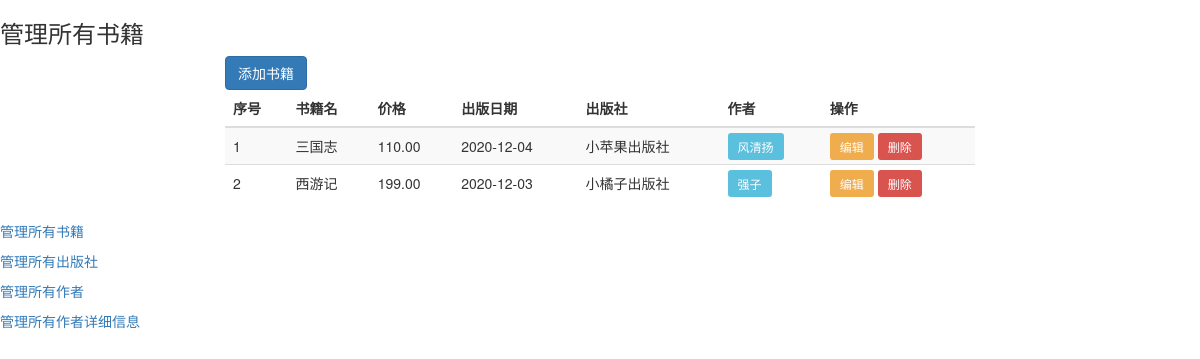
Before: / with the older database file.
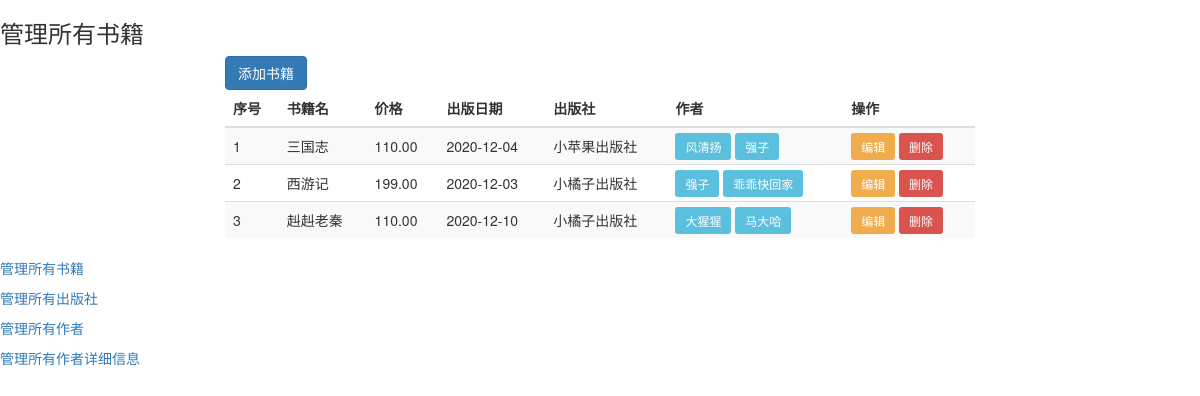
After: the same page with the newer database file.
### book/models.py (models this page shows, shortened)
class Book(models.Model):
    title = models.CharField(max_length=32)
    pub_date = models.DateTimeField()
    price = models.DecimalField(max_digits=9, decimal_places=2)  # 9999999.99
    keep_nums = models.IntegerField(default=0)      # 收藏数
    comment_nums = models.IntegerField(default=0)   # 评论数
    publish = models.ForeignKey(to="Publish", on_delete=models.CASCADE)  # 级联删除
    authors = models.ManyToManyField(to='Author')

class Publish(models.Model):
    name = models.CharField(max_length=32)
    city = models.CharField(max_length=32)
    email = models.EmailField()

class Author(models.Model):
    name = models.CharField(max_length=32)
    age = models.IntegerField()
    author_detail = models.OneToOneField(to="AuthorDetail", on_delete=models.CASCADE)  # 级联删除

### book/views.py (the view)
# urls.py: path('', views.index),
def index(request):
    books = Book.objects.all()
    print(books.query)
    return render(request, 'book/index.html', {"books": books})

### templates/book/index.html (shortened to what this page needs)
<!DOCTYPE html>
<html lang="en">
<head>
    <link rel="stylesheet" href="https://cdn.jsdelivr.net/npm/bootstrap@3.3.7/dist/css/bootstrap.min.css">
</head>
<body>
<h3>管理所有书籍</h3>
    <div class="container">
    <div class="row">
        <div class="col-md-8 col-md-offset-2">
            <a href="/book/add_book/" class="btn btn-primary">添加书籍</a>
    <table class="table table-striped">
        <thead>
            <tr>
                <th>序号</th>
                <th>书籍名</th>
                <th>价格</th>
                <th>出版日期</th>
                <th>出版社</th>
                <th>作者</th>
                <th>操作</th>
            </tr>
        </thead>
        <tbody>
            {%  for book in books  %}
            <tr>
                <td>{{ forloop.counter }}</td>
                <td>{{ book.title }}</td>
                <td>{{ book.price }}</td>
                <td>{{ book.pub_date|date:'Y-m-d' }}</td>
                <td>{{ book.publish.name }}</td>
                <td>
                    {% for author in book.authors.all %}
                        <span class="btn-sm btn-info">{{ author.name }}</span>
                    {% endfor %}
                </td>
                <td>
                   <a href="/book/update_book/{{ book.pk }}" class="btn-sm btn-warning">编辑</a>
                   <a href="/book/delete_book/{{ book.pk }}" class="btn-sm btn-danger">删除</a>
                </td>
            </tr>
            {% endfor %}
        </tbody>
    </table>
        </div>
    </div>
</div>
<p>
    <a href="/">管理所有书籍</a>
</p>
<p><a href="/book/show_publish/">管理所有出版社</a>
</p>
<p><a href="/book/show_author/">管理所有作者</a></p>
<p><a href="/book/show_author_detail/">管理所有作者详细信息</a>
</p>
</body>
</html>

Changed rows visible on the page:
changed Book "三国志": gains Author (name "强子")
changed Book "西游记": gains Author (name "乖乖快回家")
added Book: title "赳赳老秦", price "110.00", pub_date "2020-12-10", publish.name "小橘子出版社"
now on this page (row unchanged): Author: name "大猩猩", shown under "赳赳老秦"
now on this page (row unchanged): Author: name "马大哈", shown under "赳赳老秦"
